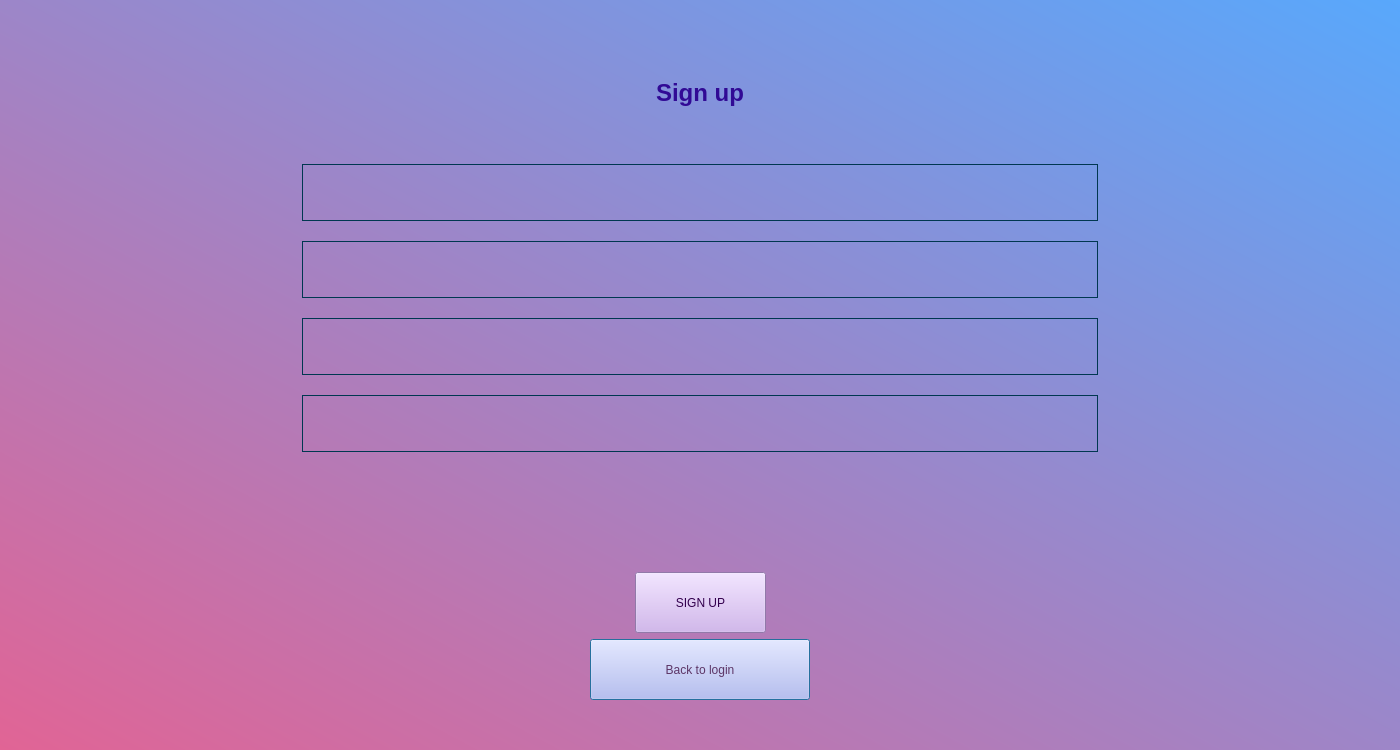
<?xml version="1.0" encoding="UTF-8"?>
<ui version="4.0">
 <class>signup</class>
 <widget class="QDialog" name="signup">
  <property name="geometry">
   <rect>
    <x>0</x>
    <y>0</y>
    <width>1400</width>
    <height>750</height>
   </rect>
  </property>
  <property name="minimumSize">
   <size>
    <width>1400</width>
    <height>750</height>
   </size>
  </property>
  <property name="maximumSize">
   <size>
    <width>16777215</width>
    <height>16777215</height>
   </size>
  </property>
  <property name="windowTitle">
   <string>Dialog</string>
  </property>
  <layout class="QVBoxLayout" name="verticalLayout" stretch="0">
   <property name="leftMargin">
    <number>0</number>
   </property>
   <property name="topMargin">
    <number>0</number>
   </property>
   <property name="rightMargin">
    <number>0</number>
   </property>
   <property name="bottomMargin">
    <number>0</number>
   </property>
   <item>
    <widget class="QWidget" name="bgwidget" native="true">
     <property name="minimumSize">
      <size>
       <width>1400</width>
       <height>750</height>
      </size>
     </property>
     <property name="maximumSize">
      <size>
       <width>16777215</width>
       <height>16777215</height>
      </size>
     </property>
     <property name="styleSheet">
      <string notr="true">QWidget#bgwidget{
background-color: qlineargradient(spread:pad, x1:0, y1:1, x2:1, y2:0, stop:0 rgba(225, 100, 149, 255), stop:1 rgba(88, 168, 252, 255));}


</string>
     </property>
     <layout class="QGridLayout" name="gridLayout_2">
      <property name="leftMargin">
       <number>0</number>
      </property>
      <property name="topMargin">
       <number>0</number>
      </property>
      <property name="rightMargin">
       <number>0</number>
      </property>
      <property name="bottomMargin">
       <number>0</number>
      </property>
      <item row="1" column="2">
       <spacer name="verticalSpacer_2">
        <property name="orientation">
         <enum>Qt::Vertical</enum>
        </property>
        <property name="sizeHint" stdset="0">
         <size>
          <width>300</width>
          <height>40</height>
         </size>
        </property>
       </spacer>
      </item>
      <item row="1" column="1">
       <layout class="QGridLayout" name="gridLayout">
        <item row="2" column="0">
         <widget class="QLineEdit" name="signupname">
          <property name="minimumSize">
           <size>
            <width>611</width>
            <height>61</height>
           </size>
          </property>
          <property name="styleSheet">
           <string notr="true">background-color: rgba(0, 0, 0, 0);
margin: 2px;
border:1px solid rgb(0, 55, 80);
color: rgb(0, 55, 80);
font: 75 14pt &quot;Calibri&quot; bold;

</string>
          </property>
          <property name="text">
           <string/>
          </property>
         </widget>
        </item>
        <item row="13" column="0">
         <layout class="QHBoxLayout" name="horizontalLayout_2">
          <item>
           <spacer name="horizontalSpacer_11">
            <property name="orientation">
             <enum>Qt::Horizontal</enum>
            </property>
            <property name="sizeHint" stdset="0">
             <size>
              <width>40</width>
              <height>20</height>
             </size>
            </property>
           </spacer>
          </item>
          <item>
           <widget class="QPushButton" name="backtologin">
            <property name="minimumSize">
             <size>
              <width>220</width>
              <height>61</height>
             </size>
            </property>
            <property name="maximumSize">
             <size>
              <width>220</width>
              <height>61</height>
             </size>
            </property>
            <property name="styleSheet">
             <string notr="true">font: 14pt &quot;Calibri&quot;;
color:rgb(92, 53, 102);
background-color:rgb(182, 182, 245);




</string>
            </property>
            <property name="text">
             <string>Back to login</string>
            </property>
           </widget>
          </item>
          <item>
           <spacer name="horizontalSpacer_12">
            <property name="orientation">
             <enum>Qt::Horizontal</enum>
            </property>
            <property name="sizeHint" stdset="0">
             <size>
              <width>40</width>
              <height>20</height>
             </size>
            </property>
           </spacer>
          </item>
         </layout>
        </item>
        <item row="3" column="0">
         <spacer name="horizontalSpacer_2">
          <property name="orientation">
           <enum>Qt::Horizontal</enum>
          </property>
          <property name="sizeHint" stdset="0">
           <size>
            <width>40</width>
            <height>10</height>
           </size>
          </property>
         </spacer>
        </item>
        <item row="10" column="0">
         <widget class="QLabel" name="signuperror">
          <property name="minimumSize">
           <size>
            <width>611</width>
            <height>21</height>
           </size>
          </property>
          <property name="styleSheet">
           <string notr="true">font: 13pt &quot;Calibri&quot; bold;
color:rgb(170, 0, 0);</string>
          </property>
          <property name="text">
           <string/>
          </property>
         </widget>
        </item>
        <item row="6" column="0">
         <widget class="QLineEdit" name="signuppass">
          <property name="minimumSize">
           <size>
            <width>611</width>
            <height>61</height>
           </size>
          </property>
          <property name="styleSheet">
           <string notr="true">background-color: rgba(0, 0, 0, 0);
margin: 2px;
border:1px solid rgb(0, 55, 80);
color: rgb(0, 55, 80);
font: 75 14pt &quot;Calibri&quot; bold;

</string>
          </property>
         </widget>
        </item>
        <item row="1" column="0">
         <spacer name="horizontalSpacer">
          <property name="orientation">
           <enum>Qt::Horizontal</enum>
          </property>
          <property name="sizeHint" stdset="0">
           <size>
            <width>40</width>
            <height>20</height>
           </size>
          </property>
         </spacer>
        </item>
        <item row="8" column="0">
         <widget class="QLineEdit" name="confirmpass">
          <property name="minimumSize">
           <size>
            <width>611</width>
            <height>61</height>
           </size>
          </property>
          <property name="styleSheet">
           <string notr="true">background-color: rgba(0, 0, 0, 0);
margin: 2px;
border:1px solid rgb(0, 55, 80);
color: rgb(0, 55, 80);
font: 75 14pt &quot;Calibri&quot; bold;

</string>
          </property>
         </widget>
        </item>
        <item row="7" column="0">
         <spacer name="horizontalSpacer_4">
          <property name="orientation">
           <enum>Qt::Horizontal</enum>
          </property>
          <property name="sizeHint" stdset="0">
           <size>
            <width>40</width>
            <height>10</height>
           </size>
          </property>
         </spacer>
        </item>
        <item row="9" column="0">
         <spacer name="horizontalSpacer_5">
          <property name="orientation">
           <enum>Qt::Horizontal</enum>
          </property>
          <property name="sizeHint" stdset="0">
           <size>
            <width>40</width>
            <height>10</height>
           </size>
          </property>
         </spacer>
        </item>
        <item row="11" column="0">
         <spacer name="horizontalSpacer_6">
          <property name="orientation">
           <enum>Qt::Horizontal</enum>
          </property>
          <property name="sizeHint" stdset="0">
           <size>
            <width>40</width>
            <height>10</height>
           </size>
          </property>
         </spacer>
        </item>
        <item row="4" column="0">
         <widget class="QLineEdit" name="signupuser">
          <property name="minimumSize">
           <size>
            <width>611</width>
            <height>61</height>
           </size>
          </property>
          <property name="styleSheet">
           <string notr="true">background-color: rgba(0, 0, 0, 0);
margin: 2px;
border:1px solid rgb(0, 55, 80);
color: rgb(0, 55, 80);
font: 75 14pt &quot;Calibri&quot; bold;

</string>
          </property>
          <property name="text">
           <string/>
          </property>
         </widget>
        </item>
        <item row="0" column="0">
         <widget class="QLabel" name="label">
          <property name="minimumSize">
           <size>
            <width>151</width>
            <height>81</height>
           </size>
          </property>
          <property name="styleSheet">
           <string notr="true">color: rgb(49, 10, 149);
font: 25pt &quot;Courier New&quot;;</string>
          </property>
          <property name="text">
           <string>&lt;html&gt;&lt;head/&gt;&lt;body&gt;&lt;p align=&quot;center&quot;&gt;&lt;span style=&quot; font-size:18pt; font-weight:600;&quot;&gt;Sign up&lt;/span&gt;&lt;/p&gt;&lt;/body&gt;&lt;/html&gt;</string>
          </property>
         </widget>
        </item>
        <item row="12" column="0">
         <layout class="QHBoxLayout" name="horizontalLayout">
          <item>
           <spacer name="horizontalSpacer_9">
            <property name="orientation">
             <enum>Qt::Horizontal</enum>
            </property>
            <property name="sizeHint" stdset="0">
             <size>
              <width>40</width>
              <height>20</height>
             </size>
            </property>
           </spacer>
          </item>
          <item>
           <widget class="QPushButton" name="signupbutton">
            <property name="minimumSize">
             <size>
              <width>131</width>
              <height>61</height>
             </size>
            </property>
            <property name="maximumSize">
             <size>
              <width>131</width>
              <height>61</height>
             </size>
            </property>
            <property name="styleSheet">
             <string notr="true">font: 18pt &quot;Calibri&quot;;
color:rgb(51, 0, 77);
background-color:rgb(203, 169, 236);

</string>
            </property>
            <property name="text">
             <string>SIGN UP</string>
            </property>
           </widget>
          </item>
          <item>
           <spacer name="horizontalSpacer_10">
            <property name="orientation">
             <enum>Qt::Horizontal</enum>
            </property>
            <property name="sizeHint" stdset="0">
             <size>
              <width>40</width>
              <height>20</height>
             </size>
            </property>
           </spacer>
          </item>
         </layout>
        </item>
        <item row="5" column="0">
         <spacer name="horizontalSpacer_3">
          <property name="orientation">
           <enum>Qt::Horizontal</enum>
          </property>
          <property name="sizeHint" stdset="0">
           <size>
            <width>40</width>
            <height>10</height>
           </size>
          </property>
         </spacer>
        </item>
       </layout>
      </item>
      <item row="2" column="1">
       <spacer name="horizontalSpacer_8">
        <property name="orientation">
         <enum>Qt::Horizontal</enum>
        </property>
        <property name="sizeHint" stdset="0">
         <size>
          <width>40</width>
          <height>50</height>
         </size>
        </property>
       </spacer>
      </item>
      <item row="1" column="0">
       <spacer name="verticalSpacer">
        <property name="orientation">
         <enum>Qt::Vertical</enum>
        </property>
        <property name="sizeHint" stdset="0">
         <size>
          <width>300</width>
          <height>40</height>
         </size>
        </property>
       </spacer>
      </item>
      <item row="0" column="1">
       <spacer name="horizontalSpacer_7">
        <property name="orientation">
         <enum>Qt::Horizontal</enum>
        </property>
        <property name="sizeHint" stdset="0">
         <size>
          <width>40</width>
          <height>50</height>
         </size>
        </property>
       </spacer>
      </item>
     </layout>
    </widget>
   </item>
  </layout>
 </widget>
 <resources/>
 <connections/>
</ui>
